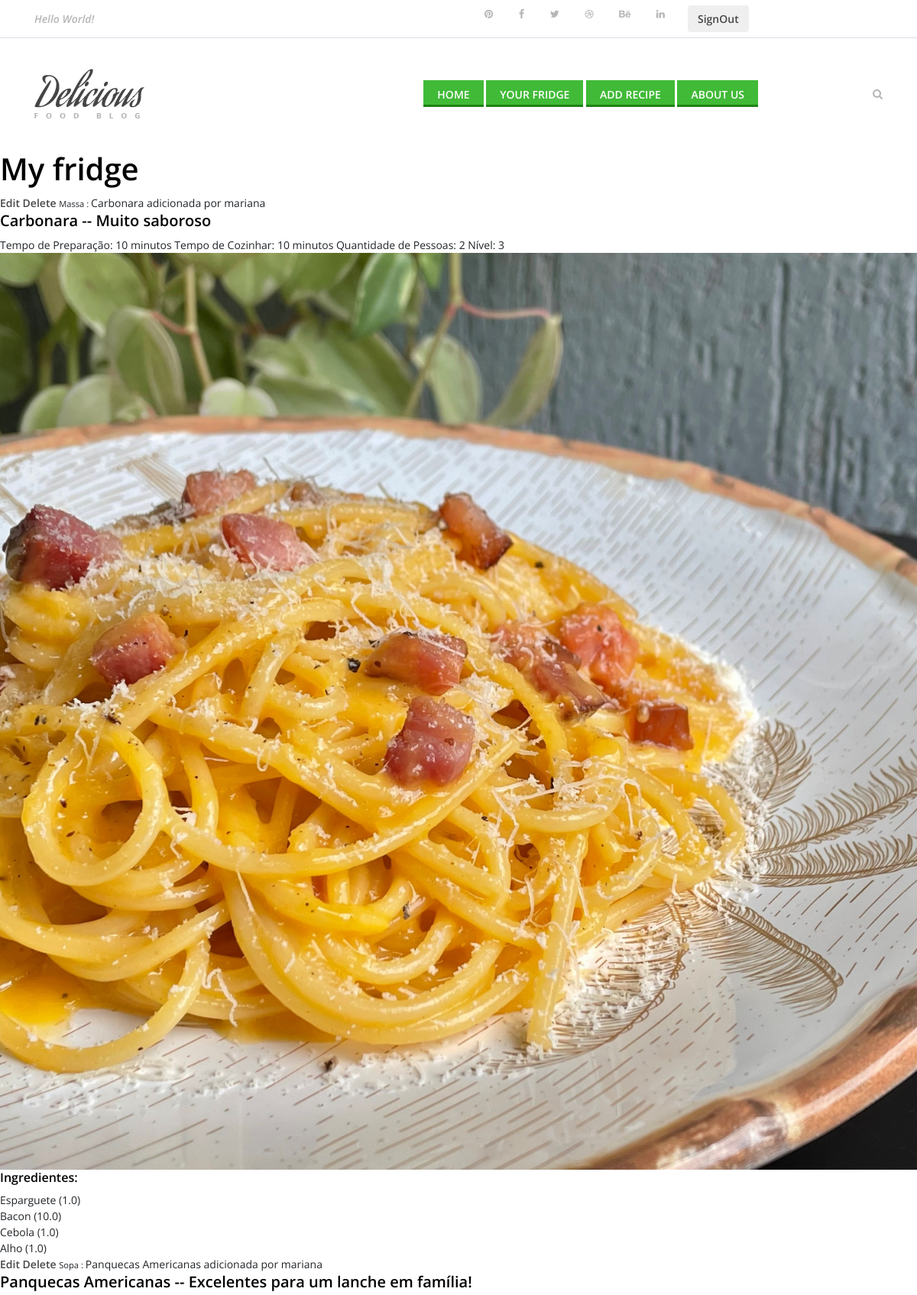
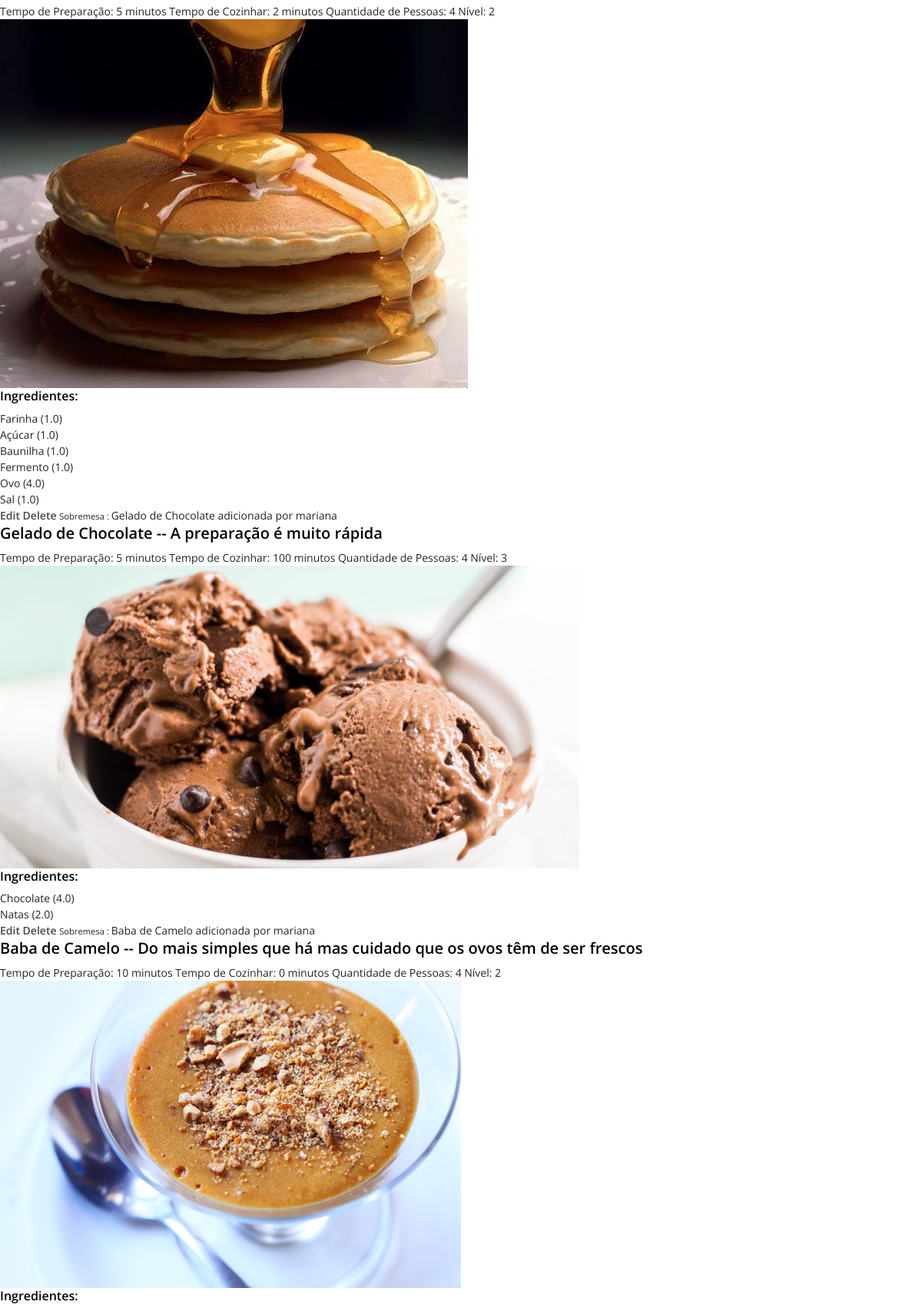
/fridge/ (upper part), run on the app's committed database (2 pictures, top to bottom).
### app/models.py (models this page shows, shortened)
class Receita(models.Model):
    user = models.ForeignKey(User, on_delete=models.SET_NULL, null=True)
    category = models.ForeignKey(Categoria, on_delete=models.SET_NULL, null=True)
    name = models.CharField(max_length=200)
    description = models.TextField(null=True, blank=True) # ambos os valores podem etar vazios
    tempoPreparacao = models.IntegerField(null=True, blank=True)
    tempoCozinhar = models.IntegerField(null=True, blank=True)
    quantidadePessoas = models.IntegerField(null=True, blank=True)
    nivel = models.IntegerField(null=True, blank=True)
    imagem = models.ImageField(upload_to='static/img/receitas-img',null=True, blank=True)  # 'upload_to' define o diretório de armazenamento
    ingredients = models.ManyToManyField(Ingrediente, through='ReceitaIngrediente')
    updated = models.DateTimeField(auto_now=True)
    created = models.DateTimeField(auto_now_add=True)
    class Meta:
        ordering = ['-updated', '-created']

class Categoria(models.Model):
    name = models.CharField(max_length=200)

class ReceitaIngrediente(models.Model):
    receita = models.ForeignKey(Receita, on_delete=models.CASCADE)
    ingrediente = models.ForeignKey(Ingrediente, on_delete=models.CASCADE)
    quantidade = models.FloatField()

class Ingrediente(models.Model):
    nome = models.CharField(max_length=255)
    categoria = models.ForeignKey(CategoriaIngrediente, on_delete=models.SET_NULL, null=True)
    icon = models.CharField(max_length=255,null=True, blank=True)
    calorias = models.IntegerField(null=True, blank=True)

### app/views.py (the view)
# urls.py: path('fridge/', views.fridge, name ="fridge"),
def fridge(request):
    receitas = Receita.objects.all()
    context = {'receitas': receitas}
    return render(request,'fridge.html', context)

### app/templates/fridge.html
{% extends 'main.html' %}
{% block content %}
<h1> My fridge </h1>
<div>
    <div>
        {% for receita in receitas %}
            <div>
                <a href="{% url 'updateReceita' receita.id %}"> Edit </a>
                <a href="{% url 'deleteRecipe' receita.id %}"> Delete </a>
                <small>{{receita.category.name}} : </small>
                <span>{{ receita.name}}</span>
                <span> adicionada por {{ receita.user.username}}</span>
                <h5> {{receita.name}} --  {{receita.description}} </h5>
                <span>Tempo de Preparação: {{ receita.tempoPreparacao }} minutos</span>
                <span>Tempo de Cozinhar: {{ receita.tempoCozinhar }} minutos</span>
                <span>Quantidade de Pessoas: {{ receita.quantidadePessoas }}</span>
                <span>Nível: {{ receita.nivel }}</span>
                {% if receita.imagem %}
                    <img src="{{ receita.imagem.url }}" alt="{{ receita.name }}"/>
                {% endif %}
                <h6>Ingredientes:</h6>
                <ul>
                    {% for receitaingrediente in receita.receitaingrediente_set.all %}
                        <li>{{ receitaingrediente.ingrediente.nome }} ({{ receitaingrediente.quantidade }})</li>
                    {% endfor %}
                </ul>
            </div>
        {% endfor %}
    </div>
</div>
{% endblock content %}

### app/static/style.css (style rules this page uses)
* { margin: 0; padding: 0; }
body { font-family: "Open Sans", sans-serif; font-size: 14px; }
h1, h2, h3, h4, h5, h6 { color: #000000; line-height: 1.3; font-weight: 600; }
a, a:hover, a:focus { -webkit-transition-duration: 500ms; transition-duration: 500ms; text-decoration: none; outline: 0 solid transparent; color: #000000; font-weight: 600; font-size: 14px; color: #474747; }
ul, ol { margin: 0; }
ul li, ol li { list-style: none; }
img { height: auto; max-width: 100%; }

### data on the page
Receita: category.name "Massa", name "Carbonara", user.username "mariana", description "Muito saboroso", tempoPreparacao "10", tempoCozinhar "10", quantidadePessoas "2", nivel "3", imagem (picture)
ReceitaIngrediente: ingrediente.nome "Esparguete", quantidade "1.0"
ReceitaIngrediente: ingrediente.nome "Bacon", quantidade "10.0"
ReceitaIngrediente: ingrediente.nome "Cebola", quantidade "1.0"
ReceitaIngrediente: ingrediente.nome "Alho", quantidade "1.0"
Receita: category.name "Sopa", name "Panquecas Americanas", user.username "mariana", description "Excelentes para um lanche em família!", tempoPreparacao "5", tempoCozinhar "2", quantidadePessoas "4", nivel "2", imagem (picture)
ReceitaIngrediente: ingrediente.nome "Farinha", quantidade "1.0"
ReceitaIngrediente: ingrediente.nome "Açúcar", quantidade "1.0"
ReceitaIngrediente: ingrediente.nome "Baunilha", quantidade "1.0"
ReceitaIngrediente: ingrediente.nome "Fermento", quantidade "1.0"
ReceitaIngrediente: ingrediente.nome "Ovo", quantidade "4.0"
ReceitaIngrediente: ingrediente.nome "Sal", quantidade "1.0"
Receita: category.name "Sobremesa", name "Gelado de Chocolate", user.username "mariana", description "A preparação é muito rápida", tempoPreparacao "5", tempoCozinhar "100", quantidadePessoas "4", nivel "3", imagem (picture)
ReceitaIngrediente: ingrediente.nome "Chocolate", quantidade "4.0"
ReceitaIngrediente: ingrediente.nome "Natas", quantidade "2.0"
Receita: category.name "Sobremesa", name "Baba de Camelo", user.username "mariana", description "Do mais simples que há mas cuidado que os ovos têm de ser frescos", tempoPreparacao "10", tempoCozinhar "0", quantidadePessoas "4", nivel "2", imagem (picture)
